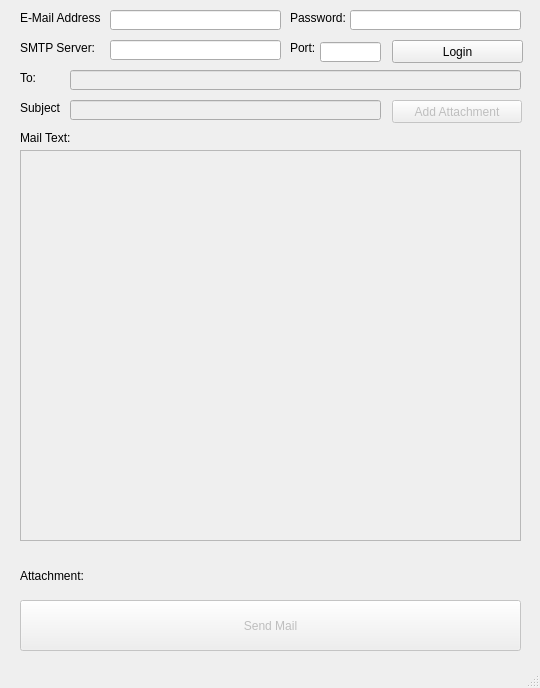
<?xml version="1.0" encoding="UTF-8"?>
<ui version="4.0">
 <class>MainWindow</class>
 <widget class="QMainWindow" name="MainWindow">
  <property name="geometry">
   <rect>
    <x>0</x>
    <y>0</y>
    <width>540</width>
    <height>688</height>
   </rect>
  </property>
  <property name="windowTitle">
   <string>MainWindow</string>
  </property>
  <widget class="QWidget" name="centralwidget">
   <widget class="QLabel" name="label">
    <property name="geometry">
     <rect>
      <x>20</x>
      <y>10</y>
      <width>81</width>
      <height>16</height>
     </rect>
    </property>
    <property name="text">
     <string>E-Mail Address:</string>
    </property>
   </widget>
   <widget class="QLineEdit" name="lineEdit">
    <property name="geometry">
     <rect>
      <x>110</x>
      <y>10</y>
      <width>171</width>
      <height>20</height>
     </rect>
    </property>
   </widget>
   <widget class="QLabel" name="label_2">
    <property name="geometry">
     <rect>
      <x>290</x>
      <y>10</y>
      <width>81</width>
      <height>16</height>
     </rect>
    </property>
    <property name="text">
     <string>Password:</string>
    </property>
   </widget>
   <widget class="QLineEdit" name="lineEdit_2">
    <property name="geometry">
     <rect>
      <x>350</x>
      <y>10</y>
      <width>171</width>
      <height>20</height>
     </rect>
    </property>
    <property name="echoMode">
     <enum>QLineEdit::Password</enum>
    </property>
   </widget>
   <widget class="QLabel" name="label_3">
    <property name="geometry">
     <rect>
      <x>20</x>
      <y>40</y>
      <width>81</width>
      <height>16</height>
     </rect>
    </property>
    <property name="text">
     <string>SMTP Server:</string>
    </property>
   </widget>
   <widget class="QLineEdit" name="lineEdit_3">
    <property name="geometry">
     <rect>
      <x>110</x>
      <y>40</y>
      <width>171</width>
      <height>20</height>
     </rect>
    </property>
   </widget>
   <widget class="QLabel" name="label_4">
    <property name="geometry">
     <rect>
      <x>290</x>
      <y>40</y>
      <width>81</width>
      <height>16</height>
     </rect>
    </property>
    <property name="text">
     <string>Port:</string>
    </property>
   </widget>
   <widget class="QPushButton" name="pushButton">
    <property name="geometry">
     <rect>
      <x>392</x>
      <y>40</y>
      <width>131</width>
      <height>23</height>
     </rect>
    </property>
    <property name="text">
     <string>Login</string>
    </property>
   </widget>
   <widget class="QLabel" name="label_5">
    <property name="geometry">
     <rect>
      <x>20</x>
      <y>70</y>
      <width>21</width>
      <height>16</height>
     </rect>
    </property>
    <property name="text">
     <string>To:</string>
    </property>
   </widget>
   <widget class="QLineEdit" name="lineEdit_5">
    <property name="enabled">
     <bool>false</bool>
    </property>
    <property name="geometry">
     <rect>
      <x>70</x>
      <y>70</y>
      <width>451</width>
      <height>20</height>
     </rect>
    </property>
   </widget>
   <widget class="QLabel" name="label_6">
    <property name="geometry">
     <rect>
      <x>20</x>
      <y>100</y>
      <width>41</width>
      <height>16</height>
     </rect>
    </property>
    <property name="text">
     <string>Subject:</string>
    </property>
   </widget>
   <widget class="QLineEdit" name="lineEdit_6">
    <property name="enabled">
     <bool>false</bool>
    </property>
    <property name="geometry">
     <rect>
      <x>70</x>
      <y>100</y>
      <width>311</width>
      <height>20</height>
     </rect>
    </property>
   </widget>
   <widget class="QLabel" name="label_7">
    <property name="geometry">
     <rect>
      <x>20</x>
      <y>130</y>
      <width>51</width>
      <height>16</height>
     </rect>
    </property>
    <property name="text">
     <string>Mail Text:</string>
    </property>
   </widget>
   <widget class="QPushButton" name="pushButton_2">
    <property name="enabled">
     <bool>false</bool>
    </property>
    <property name="geometry">
     <rect>
      <x>392</x>
      <y>100</y>
      <width>130</width>
      <height>23</height>
     </rect>
    </property>
    <property name="text">
     <string>Add Attachment</string>
    </property>
   </widget>
   <widget class="QTextEdit" name="textEdit">
    <property name="enabled">
     <bool>false</bool>
    </property>
    <property name="geometry">
     <rect>
      <x>20</x>
      <y>150</y>
      <width>501</width>
      <height>391</height>
     </rect>
    </property>
   </widget>
   <widget class="QLabel" name="label_8">
    <property name="geometry">
     <rect>
      <x>20</x>
      <y>550</y>
      <width>491</width>
      <height>51</height>
     </rect>
    </property>
    <property name="text">
     <string>Attachment:</string>
    </property>
    <property name="wordWrap">
     <bool>true</bool>
    </property>
   </widget>
   <widget class="QPushButton" name="pushButton_3">
    <property name="enabled">
     <bool>false</bool>
    </property>
    <property name="geometry">
     <rect>
      <x>20</x>
      <y>600</y>
      <width>501</width>
      <height>51</height>
     </rect>
    </property>
    <property name="text">
     <string>Send Mail</string>
    </property>
   </widget>
   <widget class="QLineEdit" name="lineEdit_4">
    <property name="geometry">
     <rect>
      <x>320</x>
      <y>42</y>
      <width>61</width>
      <height>20</height>
     </rect>
    </property>
   </widget>
  </widget>
  <widget class="QStatusBar" name="statusbar"/>
 </widget>
 <resources/>
 <connections/>
</ui>
